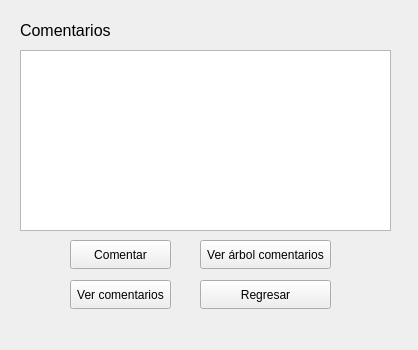
<?xml version="1.0" encoding="UTF-8"?>
<ui version="4.0">
 <class>GestorComentarios</class>
 <widget class="QDockWidget" name="GestorComentarios">
  <property name="geometry">
   <rect>
    <x>0</x>
    <y>0</y>
    <width>418</width>
    <height>350</height>
   </rect>
  </property>
  <property name="windowTitle">
   <string>DockWidget</string>
  </property>
  <widget class="QWidget" name="dockWidgetContents">
   <widget class="QTextEdit" name="txt_comentario">
    <property name="geometry">
     <rect>
      <x>20</x>
      <y>50</y>
      <width>371</width>
      <height>181</height>
     </rect>
    </property>
   </widget>
   <widget class="QLabel" name="label">
    <property name="geometry">
     <rect>
      <x>20</x>
      <y>20</y>
      <width>101</width>
      <height>20</height>
     </rect>
    </property>
    <property name="font">
     <font>
      <pointsize>12</pointsize>
     </font>
    </property>
    <property name="text">
     <string>Comentarios</string>
    </property>
   </widget>
   <widget class="QPushButton" name="btn_comentar">
    <property name="geometry">
     <rect>
      <x>70</x>
      <y>240</y>
      <width>101</width>
      <height>29</height>
     </rect>
    </property>
    <property name="text">
     <string>Comentar</string>
    </property>
   </widget>
   <widget class="QPushButton" name="btn_verComentarios">
    <property name="geometry">
     <rect>
      <x>70</x>
      <y>280</y>
      <width>101</width>
      <height>29</height>
     </rect>
    </property>
    <property name="text">
     <string>Ver comentarios</string>
    </property>
   </widget>
   <widget class="QPushButton" name="btn_verArbolComentarios">
    <property name="geometry">
     <rect>
      <x>200</x>
      <y>240</y>
      <width>131</width>
      <height>29</height>
     </rect>
    </property>
    <property name="text">
     <string>Ver árbol comentarios</string>
    </property>
   </widget>
   <widget class="QPushButton" name="btn_regresar">
    <property name="geometry">
     <rect>
      <x>200</x>
      <y>280</y>
      <width>131</width>
      <height>29</height>
     </rect>
    </property>
    <property name="text">
     <string>Regresar</string>
    </property>
   </widget>
  </widget>
 </widget>
 <resources/>
 <connections/>
</ui>
